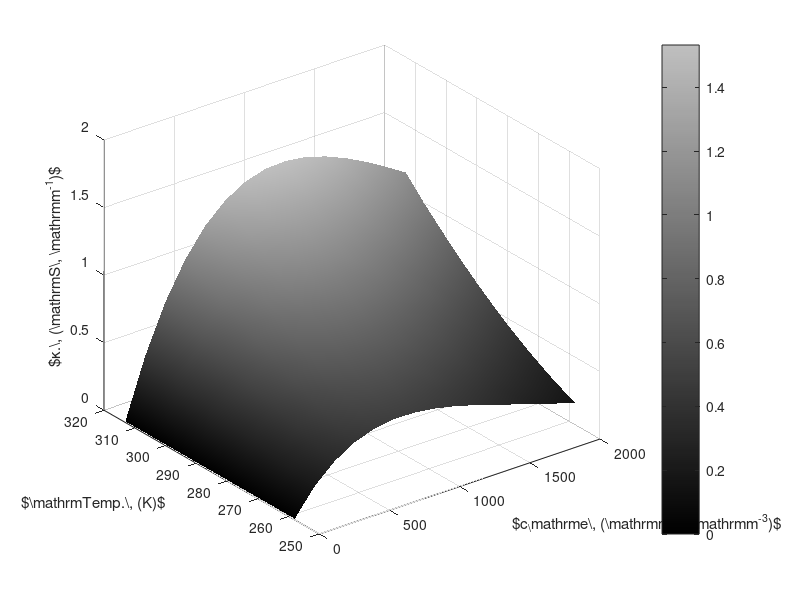

This figure's MATLAB source: (Note: this script raises an error after producing the figure.)
clear; close all; clc; format short g;

no_of_pts = 15;
temperature = linspace(-15,40,no_of_pts) + 273.15; % kelvin
ce = linspace(0,2000,no_of_pts);

[Ce,T] = meshgrid(ce,temperature);

kappa = (1e-4*Ce.*((-10.5+0.668*1e-3*Ce+0.494*1e-6*Ce.^2) +...
                (0.074  -1.78*1e-5*Ce -8.86*1e-10*Ce.^2).*T + (-6.96*1e-5+2.8*1e-8*Ce).*T.^2).^2);

%% Plots
%  brewermap('plot')
clf;
surf(Ce,T,kappa,'EdgeColor','interp','LineStyle','none','FaceColor','interp');
ylim([250 320]);
xlabel('$c_\mathrm{e}\, (\mathrm{mol}\, \mathrm{m}^{-3})$');
ylabel('$\mathrm{Temp.}\, (K)$');
zlabel('$\kappa.\, (\mathrm{S}\, \mathrm{m}^{-1})$');

% colormap(brewermap([],'*Greys'));
customgrey_start = gray(300);
customgrey = customgrey_start(1:225,:);
colormap(customgrey);
colorbar ;
shg;

figwidth_mm = 140; % mm elsevier 1.5 column size
custom_m2t_fcn('m2t_kappa_ce_T',figwidth_mm, false);